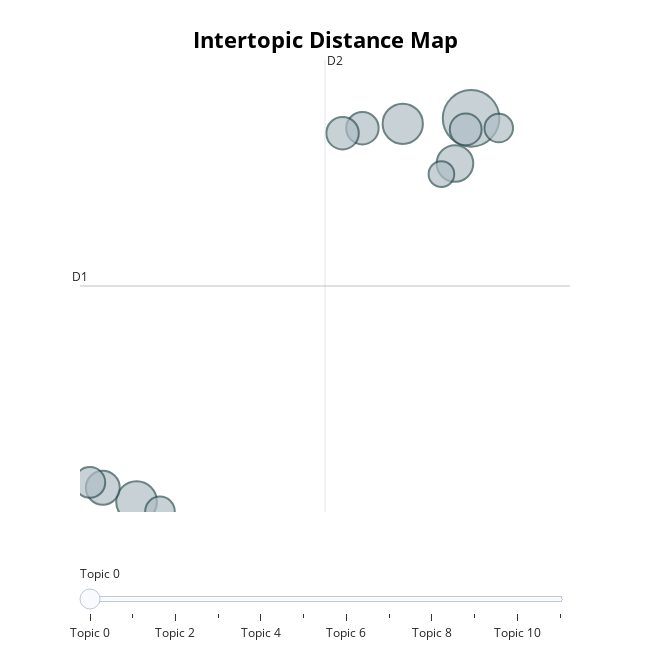

Write notebook code for a chart like this one.
### Markdown cell above
## Topic Visualiszieren, Outlier Reduzieren, Topics mergen

### Code cell
data_model_4.visualize_topics()
#data_model_4.visualize_hierarchy() # Hilft extrem zu sehen, welche Themen zusammengehören

### Figure 1 — Plotly figure (JSON) as saved in the notebook; plotly's stock layout.template omitted (floating-point values rounded to 4 significant figures)
{"data": [{"customdata": [[0, "informatik | 01 | data | wissenschaftlichen | informatikunterricht", 624], [1, "software | engineering | software engineering | softwaretechnik | methoden", 324], [2, "learning | robotik | machine learning | roboy | deep learning", 316], [3, "management | wirtschaftsinformatik | outsourcing | informationsmanagement | informationssysteme", 261], [4, "security | secure | cryptography | security privacy | kryptographie", 224], [5, "algorithmen | algorithms | algorithmen datenstrukturen | effiziente algorithmen | algorithmik", 205], [6, "bildverarbeitung | 3d | visualization | graphics | visualisierung", 205], [7, "bioinformatik | fuzzy | fuzzy methoden | protein | fuzzy logik", 197], [8, "internet | rechnerarchitektur | computing | kommunikationssysteme | li class", 183], [9, "programmierung | programmiersprachen | programmiersprache | objektorientierte programmierung | programming", 171], [10, "informatik | theoretische informatik | theoretische | theoretischen informatik | theoretischen", 159], [11, "datenbanken | datenbanken informationssysteme | datenbanksysteme | datenbankanwendungen | datenbank entwurf", 128]], "hovertemplate": "<b>Topic %{customdata[0]}</b><br>%{customdata[1]}<br>Size: %{customdata[2]}", "legendgroup": "", "marker": {"color": "#B0BEC5", "line": {"color": "DarkSlateGrey", "width": 2}, "size": [624, 324, 316, 261, 224, 205, 205, 197, 183, 171, 159, 128], "sizemode": "area", "sizeref": 0.39, "symbol": "circle"}, "mode": "markers", "name": "", "orientation": "v", "showlegend": false, "type": "scatter", "x": [8.278, 2.085, 7.013, 7.98, 1.46, 6.266, 5.899, 8.178, 1.221, 2.519, 8.79, 7.729], "xaxis": "x", "y": [17.4, 0.2585, 17.16, 15.38, 0.8856, 16.96, 16.74, 16.91, 1.122, -0.1742, 16.97, 14.91], "yaxis": "y"}], "layout": {"annotations": [{"showarrow": false, "text": "D1", "x": 1.038, "y": 9.904, "yshift": 10}, {"showarrow": false, "text": "D2", "x": 5.574, "xshift": 10, "y": 20.01}], "height": 650, "hoverlabel": {"bgcolor": "white", "font": {"family": "Rockwell", "size": 16}}, "legend": {"itemsizing": "constant", "tracegroupgap": 0}, "margin": {"t": 60}, "shapes": [{"line": {"color": "#CFD8DC", "width": 2}, "type": "line", "x0": 5.574, "x1": 5.574, "y0": -0.2003, "y1": 20.01}, {"line": {"color": "#9E9E9E", "width": 2}, "type": "line", "x0": 1.038, "x1": 10.11, "y0": 9.904, "y1": 9.904}], "sliders": [{"active": 0, "pad": {"t": 50}, "steps": [{"args": [{"marker.color": [["red", "#B0BEC5", "#B0BEC5", "#B0BEC5", "#B0BEC5", "#B0BEC5", "#B0BEC5", "#B0BEC5", "#B0BEC5", "#B0BEC5", "#B0BEC5", "#B0BEC5"]]}], "label": "Topic 0", "method": "update"}, {"args": [{"marker.color": [["#B0BEC5", "red", "#B0BEC5", "#B0BEC5", "#B0BEC5", "#B0BEC5", "#B0BEC5", "#B0BEC5", "#B0BEC5", "#B0BEC5", "#B0BEC5", "#B0BEC5"]]}], "label": "Topic 1", "method": "update"}, {"args": [{"marker.color": [["#B0BEC5", "#B0BEC5", "red", "#B0BEC5", "#B0BEC5", "#B0BEC5", "#B0BEC5", "#B0BEC5", "#B0BEC5", "#B0BEC5", "#B0BEC5", "#B0BEC5"]]}], "label": "Topic 2", "method": "update"}, {"args": [{"marker.color": [["#B0BEC5", "#B0BEC5", "#B0BEC5", "red", "#B0BEC5", "#B0BEC5", "#B0BEC5", "#B0BEC5", "#B0BEC5", "#B0BEC5", "#B0BEC5", "#B0BEC5"]]}], "label": "Topic 3", "method": "update"}, {"args": [{"marker.color": [["#B0BEC5", "#B0BEC5", "#B0BEC5", "#B0BEC5", "red", "#B0BEC5", "#B0BEC5", "#B0BEC5", "#B0BEC5", "#B0BEC5", "#B0BEC5", "#B0BEC5"]]}], "label": "Topic 4", "method": "update"}, {"args": [{"marker.color": [["#B0BEC5", "#B0BEC5", "#B0BEC5", "#B0BEC5", "#B0BEC5", "red", "#B0BEC5", "#B0BEC5", "#B0BEC5", "#B0BEC5", "#B0BEC5", "#B0BEC5"]]}], "label": "Topic 5", "method": "update"}, {"args": [{"marker.color": [["#B0BEC5", "#B0BEC5", "#B0BEC5", "#B0BEC5", "#B0BEC5", "#B0BEC5", "red", "#B0BEC5", "#B0BEC5", "#B0BEC5", "#B0BEC5", "#B0BEC5"]]}], "label": "Topic 6", "method": "update"}, {"args": [{"marker.color": [["#B0BEC5", "#B0BEC5", "#B0BEC5", "#B0BEC5", "#B0BEC5", "#B0BEC5", "#B0BEC5", "red", "#B0BEC5", "#B0BEC5", "#B0BEC5", "#B0BEC5"]]}], "label": "Topic 7", "method": "update"}, {"args": [{"marker.color": [["#B0BEC5", "#B0BEC5", "#B0BEC5", "#B0BEC5", "#B0BEC5", "#B0BEC5", "#B0BEC5", "#B0BEC5", "red", "#B0BEC5", "#B0BEC5", "#B0BEC5"]]}], "label": "Topic 8", "method": "update"}, {"args": [{"marker.color": [["#B0BEC5", "#B0BEC5", "#B0BEC5", "#B0BEC5", "#B0BEC5", "#B0BEC5", "#B0BEC5", "#B0BEC5", "#B0BEC5", "red", "#B0BEC5", "#B0BEC5"]]}], "label": "Topic 9", "method": "update"}, {"args": [{"marker.color": [["#B0BEC5", "#B0BEC5", "#B0BEC5", "#B0BEC5", "#B0BEC5", "#B0BEC5", "#B0BEC5", "#B0BEC5", "#B0BEC5", "#B0BEC5", "red", "#B0BEC5"]]}], "label": "Topic 10", "method": "update"}, {"args": [{"marker.color": [["#B0BEC5", "#B0BEC5", "#B0BEC5", "#B0BEC5", "#B0BEC5", "#B0BEC5", "#B0BEC5", "#B0BEC5", "#B0BEC5", "#B0BEC5", "#B0BEC5", "red"]]}], "label": "Topic 11", "method": "update"}]}], "title": {"font": {"color": "Black", "size": 22}, "text": "<b>Intertopic Distance Map</b>", "x": 0.5, "xanchor": "center", "y": 0.95, "yanchor": "top"}, "width": 650, "xaxis": {"anchor": "y", "domain": [0, 1], "range": [1.038, 10.11], "title": {"text": ""}, "visible": false}, "yaxis": {"anchor": "x", "domain": [0, 1], "range": [-0.2003, 20.01], "title": {"text": ""}, "visible": false}}}
